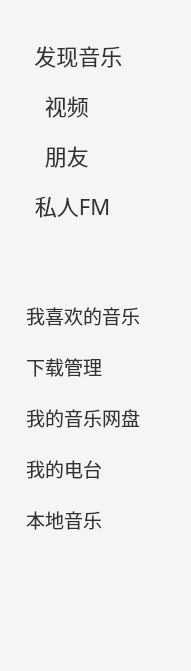
   <widget class="QWidget" name="widget_left" native="true">
    <property name="geometry">
     <rect>
      <x>-10</x>
      <y>100</y>
      <width>191</width>
      <height>671</height>
     </rect>
    </property>
    <property name="styleSheet">
     <string notr="true">background-color: rgb(255, 255, 255);
background-color: rgb(245, 245, 245);
</string>
    </property>
    <widget class="QPushButton" name="pb_foundMusic">
     <property name="geometry">
      <rect>
       <x>0</x>
       <y>30</y>
       <width>191</width>
       <height>51</height>
      </rect>
     </property>
     <property name="font">
      <font>
       <family>楷体</family>
       <pointsize>-1</pointsize>
      </font>
     </property>
     <property name="layoutDirection">
      <enum>Qt::RightToLeft</enum>
     </property>
     <property name="styleSheet">
      <string notr="true">QPushButton {
    background-color: #f5f5f5;
    border: none;
    border-radius: 8px;
    padding: 8px 16px;
    font-family: &quot;楷体&quot;;
    font-size: 22px;
    color: #333;
}
QPushButton:hover {
    background-color: #ff7e5e;
    color: white;
}
QPushButton:pressed {
    background-color: #d95b3e;
    padding-top: 9px;
    padding-bottom: 7px;
}</string>
     </property>
     <property name="text">
      <string> 发现音乐       </string>
     </property>
     <property name="default">
      <bool>false</bool>
     </property>
     <property name="flat">
      <bool>true</bool>
     </property>
    </widget>
    <widget class="QPushButton" name="pb_vidio">
     <property name="geometry">
      <rect>
       <x>0</x>
       <y>80</y>
       <width>191</width>
       <height>51</height>
      </rect>
     </property>
     <property name="font">
      <font>
       <family>楷体</family>
       <pointsize>-1</pointsize>
      </font>
     </property>
     <property name="layoutDirection">
      <enum>Qt::RightToLeft</enum>
     </property>
     <property name="styleSheet">
      <string notr="true">QPushButton {
    background-color: #f5f5f5;
    border: none;
    border-radius: 8px;
    padding: 8px 16px;
    font-family: &quot;楷体&quot;;
    font-size: 22px;
    color: #333;
}
QPushButton:hover {
    background-color: #ff7e5e;
    color: white;
}
QPushButton:pressed {
    background-color: #d95b3e;
    padding-top: 9px;
    padding-bottom: 7px;
}</string>
     </property>
     <property name="text">
      <string> 视频           </string>
     </property>
     <property name="default">
      <bool>false</bool>
     </property>
     <property name="flat">
      <bool>true</bool>
     </property>
    </widget>
    <widget class="QPushButton" name="pb_friend">
     <property name="geometry">
      <rect>
       <x>0</x>
       <y>130</y>
       <width>191</width>
       <height>51</height>
      </rect>
     </property>
     <property name="font">
      <font>
       <family>楷体</family>
       <pointsize>-1</pointsize>
      </font>
     </property>
     <property name="layoutDirection">
      <enum>Qt::RightToLeft</enum>
     </property>
     <property name="styleSheet">
      <string notr="true">QPushButton {
    background-color: #f5f5f5;
    border: none;
    border-radius: 8px;
    padding: 8px 16px;
    font-family: &quot;楷体&quot;;
    font-size: 22px;
    color: #333;
}
QPushButton:hover {
    background-color: #ff7e5e;
    color: white;
}
QPushButton:pressed {
    background-color: #d95b3e;
    padding-top: 9px;
    padding-bottom: 7px;
}</string>
     </property>
     <property name="text">
      <string> 朋友           </string>
     </property>
     <property name="default">
      <bool>false</bool>
     </property>
     <property name="flat">
      <bool>true</bool>
     </property>
    </widget>
    <widget class="QPushButton" name="pb_privateFM">
     <property name="geometry">
      <rect>
       <x>0</x>
       <y>180</y>
       <width>191</width>
       <height>51</height>
      </rect>
     </property>
     <property name="font">
      <font>
       <family>楷体</family>
       <pointsize>-1</pointsize>
      </font>
     </property>
     <property name="layoutDirection">
      <enum>Qt::RightToLeft</enum>
     </property>
     <property name="styleSheet">
      <string notr="true">QPushButton {
    background-color: #f5f5f5;
    border: none;
    border-radius: 8px;
    padding: 8px 16px;
    font-family: &quot;楷体&quot;;
    font-size: 22px;
    color: #333;
}
QPushButton:hover {
    background-color: #ff7e5e;
    color: white;
}
QPushButton:pressed {
    background-color: #d95b3e;
    padding-top: 9px;
    padding-bottom: 7px;
}</string>
     </property>
     <property name="text">
      <string> 私人FM         </string>
     </property>
     <property name="default">
      <bool>false</bool>
     </property>
     <property name="flat">
      <bool>true</bool>
     </property>
    </widget>
    <widget class="QPushButton" name="pb_localMusic">
     <property name="geometry">
      <rect>
       <x>10</x>
       <y>494</y>
       <width>181</width>
       <height>51</height>
      </rect>
     </property>
     <property name="minimumSize">
      <size>
       <width>0</width>
       <height>0</height>
      </size>
     </property>
     <property name="maximumSize">
      <size>
       <width>181</width>
       <height>51</height>
      </size>
     </property>
     <property name="font">
      <font>
       <family>楷体</family>
       <pointsize>-1</pointsize>
      </font>
     </property>
     <property name="layoutDirection">
      <enum>Qt::LeftToRight</enum>
     </property>
     <property name="styleSheet">
      <string notr="true">QPushButton {
    /* 强制图标在左，文字在右 */
    qproperty-layoutDirection: LeftToRight;
    /* 可选：调整图标和文字的间距，以及去掉按钮边框 */
    padding-left: 8px;
    padding-right: 8px;
    border: none;
    text-align: left;
}
QPushButton {
    background-color: #f5f5f5;
    border: none;
    border-radius: 8px;
    padding: 8px 16px;
    font-family: &quot;楷体&quot;;
    font-size: 19px;
    color: #333;
}
QPushButton:hover {
    background-color: #ff7e5e;
    color: white;
}
QPushButton:pressed {
    background-color: #d95b3e;
    padding-top: 9px;
    padding-bottom: 7px;
}</string>
     </property>
     <property name="text">
      <string>本地音乐</string>
     </property>
     <property name="icon">
      <iconset resource="images.qrc">
       <normaloff>:/listWidget/images/listWidget/btn_localmusic.png</normaloff>:/listWidget/images/listWidget/btn_localmusic.png</iconset>
     </property>
     <property name="default">
      <bool>false</bool>
     </property>
     <property name="flat">
      <bool>true</bool>
     </property>
    </widget>
    <widget class="QPushButton" name="pb_download">
     <property name="geometry">
      <rect>
       <x>10</x>
       <y>341</y>
       <width>181</width>
       <height>51</height>
      </rect>
     </property>
     <property name="minimumSize">
      <size>
       <width>181</width>
       <height>51</height>
      </size>
     </property>
     <property name="maximumSize">
      <size>
       <width>181</width>
       <height>51</height>
      </size>
     </property>
     <property name="font">
      <font>
       <family>楷体</family>
       <pointsize>-1</pointsize>
      </font>
     </property>
     <property name="layoutDirection">
      <enum>Qt::LeftToRight</enum>
     </property>
     <property name="styleSheet">
      <string notr="true">QPushButton {
    /* 强制图标在左，文字在右 */
    qproperty-layoutDirection: LeftToRight;
    /* 可选：调整图标和文字的间距，以及去掉按钮边框 */
    padding-left: 8px;
    padding-right: 8px;
    border: none;
    text-align: left;
}
QPushButton {
    background-color: #f5f5f5;
    border: none;
    border-radius: 8px;
    padding: 8px 16px;
    font-family: &quot;楷体&quot;;
    font-size: 19px;
    color: #333;
}
QPushButton:hover {
    background-color: #ff7e5e;
    color: white;
}
QPushButton:pressed {
    background-color: #d95b3e;
    padding-top: 9px;
    padding-bottom: 7px;
}</string>
     </property>
     <property name="text">
      <string>下载管理</string>
     </property>
     <property name="icon">
      <iconset resource="images.qrc">
       <normaloff>:/listWidget/images/listWidget/btn_download.png</normaloff>:/listWidget/images/listWidget/btn_download.png</iconset>
     </property>
     <property name="default">
      <bool>false</bool>
     </property>
     <property name="flat">
      <bool>true</bool>
     </property>
    </widget>
    <widget class="QPushButton" name="pb_myMusic">
     <property name="geometry">
      <rect>
       <x>10</x>
       <y>392</y>
       <width>181</width>
       <height>51</height>
      </rect>
     </property>
     <property name="minimumSize">
      <size>
       <width>181</width>
       <height>51</height>
      </size>
     </property>
     <property name="maximumSize">
      <size>
       <width>181</width>
       <height>51</height>
      </size>
     </property>
     <property name="font">
      <font>
       <family>楷体</family>
       <pointsize>-1</pointsize>
      </font>
     </property>
     <property name="layoutDirection">
      <enum>Qt::LeftToRight</enum>
     </property>
     <property name="styleSheet">
      <string notr="true">QPushButton {
    /* 强制图标在左，文字在右 */
    qproperty-layoutDirection: LeftToRight;
    /* 可选：调整图标和文字的间距，以及去掉按钮边框 */
    padding-left: 8px;
    padding-right: 8px;
    border: none;
    text-align: left;
}
QPushButton {
    background-color: #f5f5f5;
    border: none;
    border-radius: 8px;
    padding: 8px 16px;
    font-family: &quot;楷体&quot;;
    font-size: 19px;
    color: #333;
}
QPushButton:hover {
    background-color: #ff7e5e;
    color: white;
}
QPushButton:pressed {
    background-color: #d95b3e;
    padding-top: 9px;
    padding-bottom: 7px;
}</string>
     </property>
     <property name="text">
      <string>我的音乐网盘</string>
     </property>
     <property name="icon">
      <iconset resource="images.qrc">
       <normaloff>:/listWidget/images/listWidget/btn_cloudmusic.png</normaloff>:/listWidget/images/listWidget/btn_cloudmusic.png</iconset>
     </property>
     <property name="default">
      <bool>false</bool>
     </property>
     <property name="flat">
      <bool>true</bool>
     </property>
    </widget>
    <widget class="QPushButton" name="pb_mystudio">
     <property name="geometry">
      <rect>
       <x>10</x>
       <y>443</y>
       <width>181</width>
       <height>51</height>
      </rect>
     </property>
     <property name="minimumSize">
      <size>
       <width>181</width>
       <height>0</height>
      </size>
     </property>
     <property name="maximumSize">
      <size>
       <width>181</width>
       <height>51</height>
      </size>
     </property>
     <property name="font">
      <font>
       <family>楷体</family>
       <pointsize>-1</pointsize>
      </font>
     </property>
     <property name="layoutDirection">
      <enum>Qt::LeftToRight</enum>
     </property>
     <property name="styleSheet">
      <string notr="true">QPushButton {
    /* 强制图标在左，文字在右 */
    qproperty-layoutDirection: LeftToRight;
    /* 可选：调整图标和文字的间距，以及去掉按钮边框 */
    padding-left: 8px;
    padding-right: 8px;
    border: none;
    text-align: left;
}
QPushButton {
    background-color: #f5f5f5;
    border: none;
    border-radius: 8px;
    padding: 8px 16px;
    font-family: &quot;楷体&quot;;
    font-size: 19px;
    color: #333;
}
QPushButton:hover {
    background-color: #ff7e5e;
    color: white;
}
QPushButton:pressed {
    background-color: #d95b3e;
    padding-top: 9px;
    padding-bottom: 7px;
}</string>
     </property>
     <property name="text">
      <string>我的电台</string>
     </property>
     <property name="icon">
      <iconset resource="images.qrc">
       <normaloff>:/listWidget/images/listWidget/btn_mystation.png</normaloff>:/listWidget/images/listWidget/btn_mystation.png</iconset>
     </property>
     <property name="iconSize">
      <size>
       <width>25</width>
       <height>25</height>
      </size>
     </property>
     <property name="default">
      <bool>false</bool>
     </property>
     <property name="flat">
      <bool>true</bool>
     </property>
    </widget>
    <widget class="QPushButton" name="pb_loveMusic">
     <property name="geometry">
      <rect>
       <x>10</x>
       <y>290</y>
       <width>181</width>
       <height>51</height>
      </rect>
     </property>
     <property name="minimumSize">
      <size>
       <width>181</width>
       <height>51</height>
      </size>
     </property>
     <property name="maximumSize">
      <size>
       <width>181</width>
       <height>51</height>
      </size>
     </property>
     <property name="font">
      <font>
       <family>楷体</family>
       <pointsize>-1</pointsize>
      </font>
     </property>
     <property name="layoutDirection">
      <enum>Qt::LeftToRight</enum>
     </property>
     <property name="styleSheet">
      <string notr="true">QPushButton {
    /* 强制图标在左，文字在右 */
    qproperty-layoutDirection: LeftToRight;
    /* 可选：调整图标和文字的间距，以及去掉按钮边框 */
    padding-left: 8px;
    padding-right: 8px;
    border: none;
    text-align: left;
}
QPushButton {
    background-color: #f5f5f5;
    border: none;
    border-radius: 8px;
    padding: 8px 16px;
    font-family: &quot;楷体&quot;;
    font-size: 19px;
    color: #333;
}
QPushButton:hover {
    background-color: #ff7e5e;
    color: white;
}
QPushButton:pressed {
    background-color: #d95b3e;
    padding-top: 9px;
    padding-bottom: 7px;
}</string>
     </property>
     <property name="text">
      <string>我喜欢的音乐</string>
     </property>
     <property name="icon">
      <iconset resource="images.qrc">
       <normaloff>:/listWidget/images/listWidget/love.png</normaloff>:/listWidget/images/listWidget/love.png</iconset>
     </property>
     <property name="iconSize">
      <size>
       <width>26</width>
       <height>26</height>
      </size>
     </property>
     <property name="default">
      <bool>false</bool>
     </property>
     <property name="flat">
      <bool>true</bool>
     </property>
    </widget>
   </widget>
